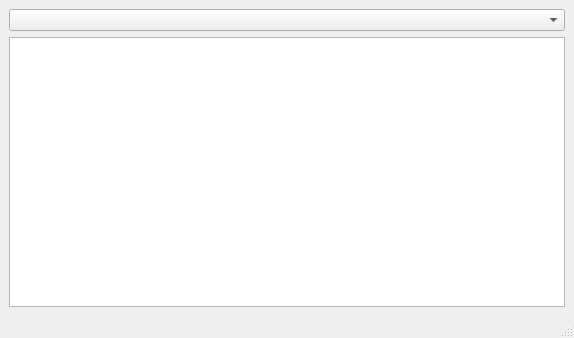
<?xml version="1.0" encoding="UTF-8"?>
<ui version="4.0">
 <class>successform</class>
 <widget class="QMainWindow" name="successform">
  <property name="geometry">
   <rect>
    <x>0</x>
    <y>0</y>
    <width>574</width>
    <height>338</height>
   </rect>
  </property>
  <property name="windowTitle">
   <string>MainWindow</string>
  </property>
  <widget class="QWidget" name="centralwidget">
   <layout class="QGridLayout" name="gridLayout">
    <item row="0" column="0">
     <widget class="QComboBox" name="examsCombobox"/>
    </item>
    <item row="1" column="0">
     <widget class="QTableWidget" name="tableWidget"/>
    </item>
   </layout>
  </widget>
  <widget class="QMenuBar" name="menubar">
   <property name="geometry">
    <rect>
     <x>0</x>
     <y>0</y>
     <width>574</width>
     <height>21</height>
    </rect>
   </property>
  </widget>
  <widget class="QStatusBar" name="statusbar"/>
 </widget>
 <resources/>
 <connections/>
</ui>
